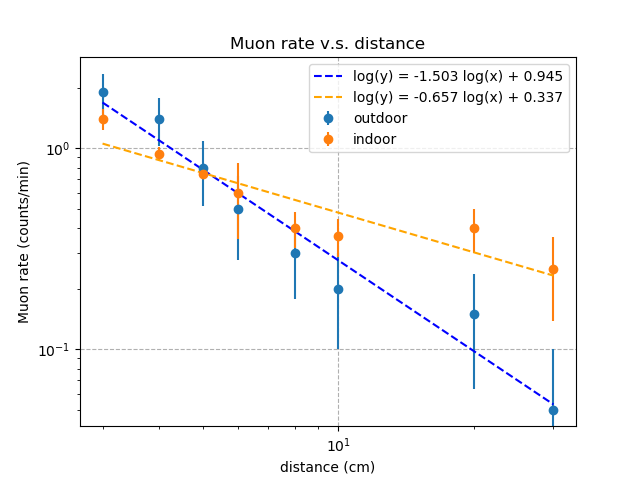

Recreate this plot in Python.
import csv

ocounts = []
othetas = []
otimes = []
icounts = []
ithetas = []
itimes = []


with open('distance.csv','r') as f:
    csvreader = csv.reader(f,delimiter=',')
    skip = True
    for row in csvreader:
        if skip:
            skip=False
            continue
        othetas.append(int(row[0]))
        ocounts.append(int(row[1]))
        otimes.append(int(row[2]))
        print(len(row))
        if len(row)>3 and row[5]!='':
            ithetas.append(int(row[3]))
            icounts.append(int(row[4]))
            itimes.append(int(row[5]))
print(len(othetas),len(ithetas))

import matplotlib.pyplot as plt
import numpy as np
plt.grid(ls='--')

ox = np.array(othetas)
oy = np.array(ocounts)/np.array(otimes)
oey = np.sqrt(np.array(ocounts))/np.array(otimes)
plt.errorbar(ox, oy, yerr=oey, label ="outdoor", fmt='o',)

oy_fit = np.poly1d(np.polyfit(np.log10(ox),np.log10(oy),1))

otxt = 'log(y) = {:.3f} log(x) + {:.3f}'
plt.plot(ox,10**oy_fit(np.log10(ox)),'--',color='blue',label=otxt.format(float(oy_fit.c[0]),float(oy_fit.c[1])))

ix = np.array(ithetas)
iy = np.array(icounts)/np.array(itimes)
iey = np.sqrt(np.array(icounts))/np.array(itimes)
plt.errorbar(ix, iy, yerr=iey, label ="indoor", fmt='o',)


iy_fit = np.poly1d(np.polyfit(np.log10(ix),np.log10(iy),1))
print(iy_fit.c)
plt.plot(ix,10**iy_fit(np.log10(ix)),'--',color='orange',label=otxt.format(float(iy_fit.c[0]),float(iy_fit.c[1])))
print(iy_fit)
# thet = np.array([0,10,20,30,40,50,60,70,80,90])/180*np.pi
# print('y\'=')
# print(4*np.sin(thet))
# print(10**iy_fit(np.log10(4*np.sin(thet))))
plt.xlabel('distance (cm)')
plt.ylabel('Muon rate (counts/min)')
plt.title('Muon rate v.s. distance')

# x_th = np.linspace(-90,90,100)
# y_th = y[0]*np.cos(x_th/180*np.pi)**2
# plt.plot(x_th,y_th,label=r"$cos^2(\theta)$")
plt.xscale("log")
plt.yscale("log")
plt.legend()
plt.show()
